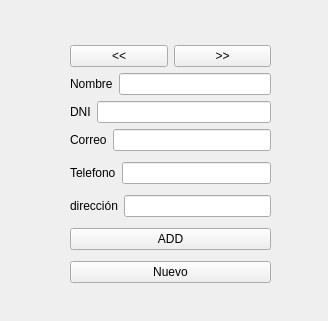
<?xml version="1.0" encoding="UTF-8"?>
<ui version="4.0">
 <class>graficlientes</class>
 <widget class="QWidget" name="graficlientes">
  <property name="geometry">
   <rect>
    <x>0</x>
    <y>0</y>
    <width>328</width>
    <height>321</height>
   </rect>
  </property>
  <property name="windowTitle">
   <string>Form</string>
  </property>
  <widget class="QWidget" name="layoutWidget">
   <property name="geometry">
    <rect>
     <x>70</x>
     <y>40</y>
     <width>201</width>
     <height>250</height>
    </rect>
   </property>
   <layout class="QVBoxLayout" name="verticalLayout_2">
    <item>
     <layout class="QVBoxLayout" name="verticalLayout">
      <item>
       <layout class="QHBoxLayout" name="horizontalLayout_6">
        <item>
         <widget class="QPushButton" name="pbtn_previous">
          <property name="text">
           <string>&lt;&lt;</string>
          </property>
         </widget>
        </item>
        <item>
         <widget class="QPushButton" name="pbtn_next">
          <property name="text">
           <string>&gt;&gt;</string>
          </property>
         </widget>
        </item>
       </layout>
      </item>
      <item>
       <layout class="QHBoxLayout" name="horizontalLayout">
        <item>
         <widget class="QLabel" name="label">
          <property name="text">
           <string>Nombre</string>
          </property>
         </widget>
        </item>
        <item>
         <widget class="QLineEdit" name="txt_name"/>
        </item>
       </layout>
      </item>
      <item>
       <layout class="QHBoxLayout" name="horizontalLayout_2">
        <item>
         <widget class="QLabel" name="label_2">
          <property name="text">
           <string>DNI</string>
          </property>
         </widget>
        </item>
        <item>
         <widget class="QLineEdit" name="txt_dni"/>
        </item>
       </layout>
      </item>
      <item>
       <layout class="QHBoxLayout" name="horizontalLayout_3">
        <item>
         <widget class="QLabel" name="label_3">
          <property name="text">
           <string>Correo</string>
          </property>
         </widget>
        </item>
        <item>
         <widget class="QLineEdit" name="txt_email"/>
        </item>
       </layout>
      </item>
     </layout>
    </item>
    <item>
     <layout class="QHBoxLayout" name="horizontalLayout_4">
      <item>
       <widget class="QLabel" name="label_4">
        <property name="text">
         <string>Telefono</string>
        </property>
       </widget>
      </item>
      <item>
       <widget class="QLineEdit" name="txt_telf"/>
      </item>
     </layout>
    </item>
    <item>
     <layout class="QHBoxLayout" name="horizontalLayout_5">
      <item>
       <widget class="QLabel" name="label_5">
        <property name="text">
         <string>dirección</string>
        </property>
       </widget>
      </item>
      <item>
       <widget class="QLineEdit" name="txt_dir"/>
      </item>
     </layout>
    </item>
    <item>
     <widget class="QPushButton" name="pbtn_add">
      <property name="text">
       <string>ADD</string>
      </property>
     </widget>
    </item>
    <item>
     <widget class="QPushButton" name="pbtn_nuevo">
      <property name="text">
       <string>Nuevo</string>
      </property>
     </widget>
    </item>
   </layout>
  </widget>
 </widget>
 <resources/>
 <connections/>
</ui>
